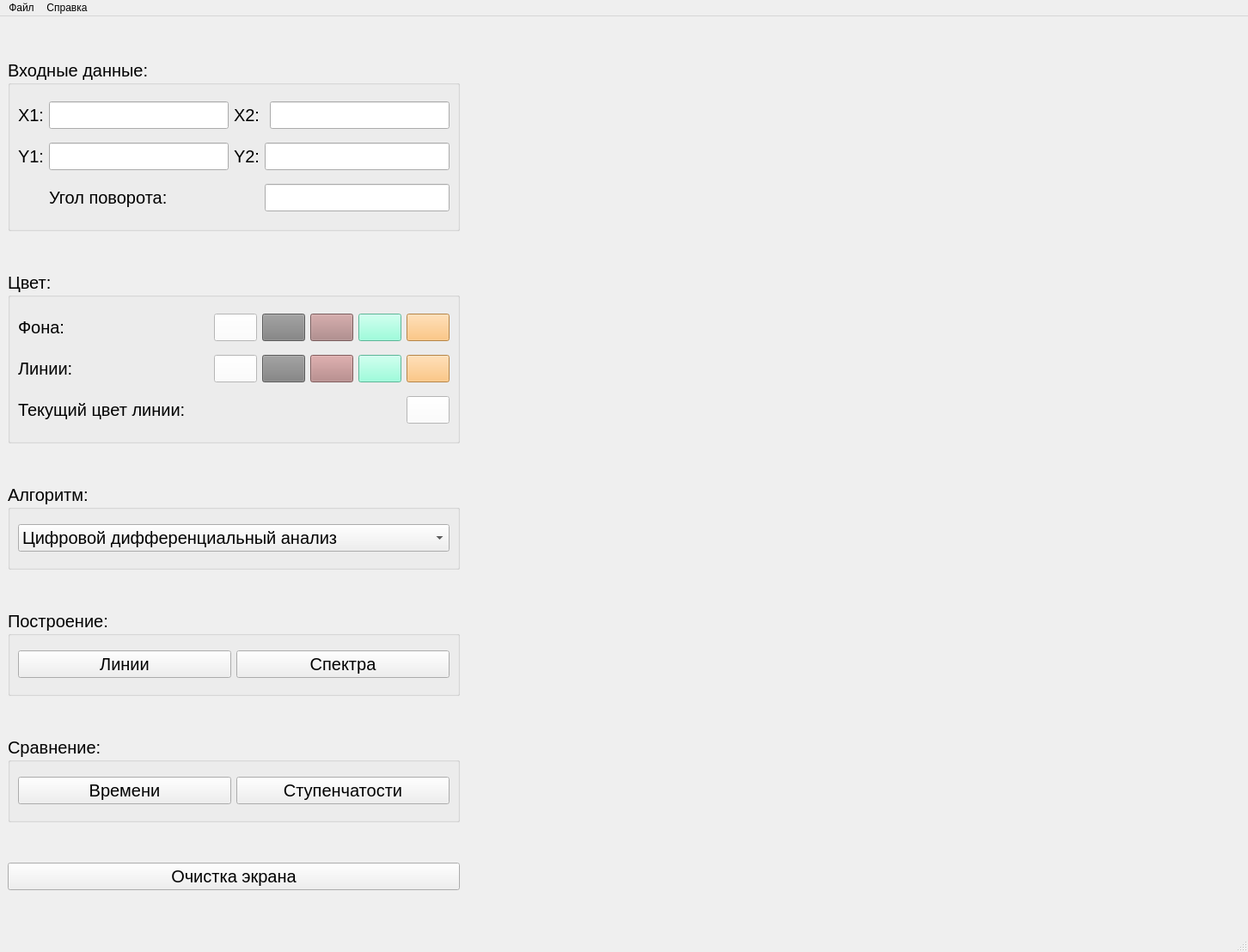
<?xml version="1.0" encoding="UTF-8"?>
<ui version="4.0">
 <class>MainWindow</class>
 <widget class="QMainWindow" name="MainWindow">
  <property name="geometry">
   <rect>
    <x>0</x>
    <y>0</y>
    <width>1452</width>
    <height>1108</height>
   </rect>
  </property>
  <property name="windowTitle">
   <string>MainWindow</string>
  </property>
  <widget class="QWidget" name="centralwidget">
   <layout class="QGridLayout" name="gridLayout_6">
    <item row="5" column="0">
     <widget class="QPushButton" name="pushButton_5">
      <property name="font">
       <font>
        <pointsize>15</pointsize>
       </font>
      </property>
      <property name="text">
       <string>Очистка экрана</string>
      </property>
     </widget>
    </item>
    <item row="0" column="2" rowspan="6" colspan="2">
     <widget class="QWidget" name="widget" native="true"/>
    </item>
    <item row="1" column="0">
     <widget class="QGroupBox" name="groupBox_5">
      <property name="maximumSize">
       <size>
        <width>16777215</width>
        <height>200</height>
       </size>
      </property>
      <property name="font">
       <font>
        <pointsize>15</pointsize>
       </font>
      </property>
      <property name="title">
       <string>Цвет:</string>
      </property>
      <layout class="QGridLayout" name="gridLayout_5">
       <item row="0" column="3">
        <widget class="QPushButton" name="pushButton_11">
         <property name="maximumSize">
          <size>
           <width>50</width>
           <height>16777215</height>
          </size>
         </property>
         <property name="styleSheet">
          <string notr="true">background-color: rgb(170, 128, 128)</string>
         </property>
         <property name="text">
          <string/>
         </property>
        </widget>
       </item>
       <item row="1" column="2">
        <widget class="QPushButton" name="pushButton_12">
         <property name="maximumSize">
          <size>
           <width>50</width>
           <height>16777215</height>
          </size>
         </property>
         <property name="styleSheet">
          <string notr="true">background-color: rgb(128, 128, 128)</string>
         </property>
         <property name="text">
          <string/>
         </property>
        </widget>
       </item>
       <item row="1" column="5">
        <widget class="QPushButton" name="pushButton_15">
         <property name="maximumSize">
          <size>
           <width>50</width>
           <height>50</height>
          </size>
         </property>
         <property name="styleSheet">
          <string notr="true">background-color: rgb(255, 185, 97)</string>
         </property>
         <property name="text">
          <string/>
         </property>
        </widget>
       </item>
       <item row="0" column="4">
        <widget class="QPushButton" name="pushButton_10">
         <property name="maximumSize">
          <size>
           <width>50</width>
           <height>16777215</height>
          </size>
         </property>
         <property name="styleSheet">
          <string notr="true">background-color: rgb(127, 255, 212)</string>
         </property>
         <property name="text">
          <string/>
         </property>
        </widget>
       </item>
       <item row="1" column="1">
        <widget class="QPushButton" name="pushButton_8">
         <property name="maximumSize">
          <size>
           <width>50</width>
           <height>16777215</height>
          </size>
         </property>
         <property name="styleSheet">
          <string notr="true">background-color: white</string>
         </property>
         <property name="text">
          <string/>
         </property>
        </widget>
       </item>
       <item row="2" column="5">
        <widget class="QPushButton" name="pushButton_16">
         <property name="maximumSize">
          <size>
           <width>50</width>
           <height>16777215</height>
          </size>
         </property>
         <property name="styleSheet">
          <string notr="true">background-color: white</string>
         </property>
         <property name="text">
          <string/>
         </property>
        </widget>
       </item>
       <item row="1" column="3">
        <widget class="QPushButton" name="pushButton_13">
         <property name="maximumSize">
          <size>
           <width>50</width>
           <height>16777215</height>
          </size>
         </property>
         <property name="styleSheet">
          <string notr="true">background-color: rgb(179, 128, 128)</string>
         </property>
         <property name="text">
          <string/>
         </property>
        </widget>
       </item>
       <item row="2" column="0" colspan="5">
        <widget class="QLabel" name="label_8">
         <property name="text">
          <string>Текущий цвет линии:</string>
         </property>
        </widget>
       </item>
       <item row="0" column="1">
        <widget class="QPushButton" name="pushButton_6">
         <property name="maximumSize">
          <size>
           <width>50</width>
           <height>50</height>
          </size>
         </property>
         <property name="styleSheet">
          <string notr="true">background-color: white</string>
         </property>
         <property name="text">
          <string/>
         </property>
        </widget>
       </item>
       <item row="0" column="2">
        <widget class="QPushButton" name="pushButton_7">
         <property name="maximumSize">
          <size>
           <width>50</width>
           <height>16777215</height>
          </size>
         </property>
         <property name="styleSheet">
          <string notr="true">background-color: rgb(128, 128, 128)</string>
         </property>
         <property name="text">
          <string/>
         </property>
        </widget>
       </item>
       <item row="0" column="5">
        <widget class="QPushButton" name="pushButton_9">
         <property name="maximumSize">
          <size>
           <width>50</width>
           <height>16777215</height>
          </size>
         </property>
         <property name="styleSheet">
          <string notr="true">background-color: rgb(255, 185, 97)</string>
         </property>
         <property name="text">
          <string/>
         </property>
        </widget>
       </item>
       <item row="0" column="0">
        <widget class="QLabel" name="label_6">
         <property name="text">
          <string>Фона:</string>
         </property>
        </widget>
       </item>
       <item row="1" column="4">
        <widget class="QPushButton" name="pushButton_14">
         <property name="maximumSize">
          <size>
           <width>50</width>
           <height>16777215</height>
          </size>
         </property>
         <property name="styleSheet">
          <string notr="true">background-color: rgb(127, 255, 212)</string>
         </property>
         <property name="text">
          <string/>
         </property>
        </widget>
       </item>
       <item row="1" column="0">
        <widget class="QLabel" name="label_7">
         <property name="text">
          <string>Линии:</string>
         </property>
        </widget>
       </item>
      </layout>
     </widget>
    </item>
    <item row="3" column="0">
     <widget class="QGroupBox" name="groupBox_4">
      <property name="maximumSize">
       <size>
        <width>16777215</width>
        <height>100</height>
       </size>
      </property>
      <property name="font">
       <font>
        <pointsize>15</pointsize>
       </font>
      </property>
      <property name="title">
       <string>Построение:</string>
      </property>
      <layout class="QGridLayout" name="gridLayout_4">
       <item row="0" column="0">
        <widget class="QPushButton" name="pushButton_4">
         <property name="text">
          <string>Линии</string>
         </property>
        </widget>
       </item>
       <item row="0" column="1">
        <widget class="QPushButton" name="pushButton_3">
         <property name="text">
          <string>Спектра</string>
         </property>
        </widget>
       </item>
      </layout>
     </widget>
    </item>
    <item row="4" column="0">
     <widget class="QGroupBox" name="groupBox_3">
      <property name="maximumSize">
       <size>
        <width>16777215</width>
        <height>100</height>
       </size>
      </property>
      <property name="font">
       <font>
        <pointsize>15</pointsize>
       </font>
      </property>
      <property name="title">
       <string>Сравнение:</string>
      </property>
      <layout class="QGridLayout" name="gridLayout_3">
       <item row="0" column="0">
        <widget class="QPushButton" name="pushButton">
         <property name="text">
          <string>Времени</string>
         </property>
        </widget>
       </item>
       <item row="0" column="1">
        <widget class="QPushButton" name="pushButton_2">
         <property name="text">
          <string>Ступенчатости</string>
         </property>
        </widget>
       </item>
      </layout>
     </widget>
    </item>
    <item row="2" column="0">
     <widget class="QGroupBox" name="groupBox_2">
      <property name="maximumSize">
       <size>
        <width>16777215</width>
        <height>100</height>
       </size>
      </property>
      <property name="font">
       <font>
        <pointsize>15</pointsize>
       </font>
      </property>
      <property name="title">
       <string>Алгоритм:</string>
      </property>
      <layout class="QGridLayout" name="gridLayout_2">
       <item row="0" column="0">
        <widget class="QComboBox" name="comboBox">
         <item>
          <property name="text">
           <string>Цифровой дифференциальный анализ</string>
          </property>
         </item>
         <item>
          <property name="text">
           <string>Брезенхем (вещественный)</string>
          </property>
         </item>
         <item>
          <property name="text">
           <string>Брезенхем (целый)</string>
          </property>
         </item>
         <item>
          <property name="text">
           <string>Брезенхем (с устранением погрешности)</string>
          </property>
         </item>
         <item>
          <property name="text">
           <string>Ву</string>
          </property>
         </item>
         <item>
          <property name="text">
           <string>Библиотечная функция</string>
          </property>
         </item>
        </widget>
       </item>
      </layout>
     </widget>
    </item>
    <item row="0" column="0">
     <widget class="QGroupBox" name="groupBox">
      <property name="maximumSize">
       <size>
        <width>526</width>
        <height>200</height>
       </size>
      </property>
      <property name="font">
       <font>
        <pointsize>15</pointsize>
       </font>
      </property>
      <property name="title">
       <string>Входные данные:</string>
      </property>
      <layout class="QGridLayout" name="gridLayout">
       <item row="0" column="2" colspan="2">
        <widget class="QLabel" name="label_4">
         <property name="text">
          <string>X2:</string>
         </property>
        </widget>
       </item>
       <item row="1" column="0">
        <widget class="QLabel" name="label_2">
         <property name="text">
          <string>Y1:</string>
         </property>
        </widget>
       </item>
       <item row="2" column="3" colspan="2">
        <widget class="QLineEdit" name="lineEdit_5"/>
       </item>
       <item row="0" column="1">
        <widget class="QLineEdit" name="lineEdit"/>
       </item>
       <item row="0" column="4">
        <widget class="QLineEdit" name="lineEdit_3"/>
       </item>
       <item row="2" column="1">
        <widget class="QLabel" name="label_5">
         <property name="text">
          <string>Угол поворота:</string>
         </property>
        </widget>
       </item>
       <item row="0" column="0">
        <widget class="QLabel" name="label">
         <property name="text">
          <string>X1:</string>
         </property>
        </widget>
       </item>
       <item row="1" column="1">
        <widget class="QLineEdit" name="lineEdit_2"/>
       </item>
       <item row="1" column="2">
        <widget class="QLabel" name="label_3">
         <property name="text">
          <string>Y2:</string>
         </property>
        </widget>
       </item>
       <item row="1" column="3" colspan="2">
        <widget class="QLineEdit" name="lineEdit_4"/>
       </item>
      </layout>
     </widget>
    </item>
   </layout>
  </widget>
  <widget class="QMenuBar" name="menubar">
   <property name="geometry">
    <rect>
     <x>0</x>
     <y>0</y>
     <width>1452</width>
     <height>25</height>
    </rect>
   </property>
   <widget class="QMenu" name="menu">
    <property name="title">
     <string>Файл</string>
    </property>
    <addaction name="separator"/>
    <addaction name="separator"/>
    <addaction name="action_3"/>
   </widget>
   <widget class="QMenu" name="menu_2">
    <property name="title">
     <string>Справка</string>
    </property>
    <addaction name="action_4"/>
    <addaction name="action_5"/>
   </widget>
   <addaction name="menu"/>
   <addaction name="menu_2"/>
  </widget>
  <widget class="QStatusBar" name="statusbar"/>
  <action name="action_3">
   <property name="text">
    <string>Выход</string>
   </property>
  </action>
  <action name="action_4">
   <property name="text">
    <string>О программе</string>
   </property>
  </action>
  <action name="action_5">
   <property name="text">
    <string>Об авторе</string>
   </property>
  </action>
 </widget>
 <resources/>
 <connections/>
</ui>
